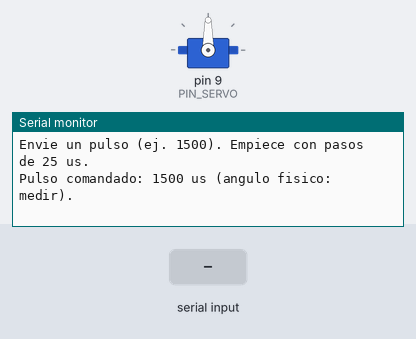
The sketch below on a simulated Arduino Uno, built with avr-gcc and run on an emulated ATmega328P. Parts: servo, the last lines printed to the serial monitor. Inputs (shaded band) come from the test bench.

Above: at 1.2 s.
1.3 s: "90,45\n" received over Serial
At 2.5 s:
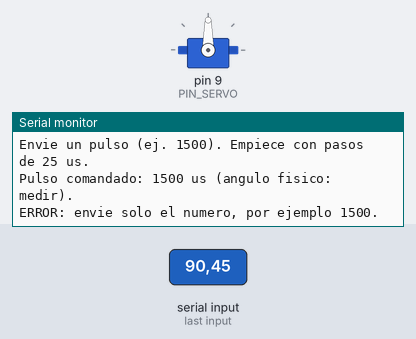
2.8 s: "5\n" received over Serial
At 3.9 s:
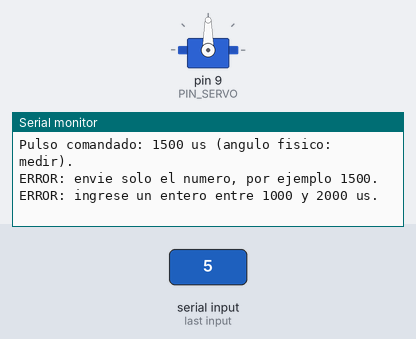

The sketch:

calibrar_servo.ino
```cpp
#include <Servo.h>
#include <stdlib.h>

Servo servo;
const byte PIN_SERVO = 9;
const int PULSO_MIN_US = 1000;
const int PULSO_CENTRO_US = 1500;
const int PULSO_MAX_US = 2000;

char entrada[16];
byte longitud = 0;
bool descartarLinea = false;

// Rechaza valores fuera del rango sin modificar la posicion comandada.
bool aplicarPulso(long pulsoUs) {
  if (pulsoUs < PULSO_MIN_US || pulsoUs > PULSO_MAX_US) {
    Serial.println(F("ERROR: ingrese un entero entre 1000 y 2000 us."));
    return false;
  }
  servo.writeMicroseconds((int)pulsoUs);
  Serial.print(F("Pulso comandado: "));
  Serial.print(pulsoUs);
  Serial.println(F(" us (angulo fisico: medir)."));
  return true;
}

void procesarEntrada() {
  // Solo digitos: evita aceptar comandos parciales o texto como un pulso.
  for (byte i = 0; i < longitud; ++i) {
    if (entrada[i] < '0' || entrada[i] > '9') {
      Serial.println(F("ERROR: envie solo el numero, por ejemplo 1500."));
      return;
    }
  }
  // Los pulsos admitidos tienen cuatro digitos; evita desbordar strtol.
  if (longitud != 4) {
    Serial.println(F("ERROR: ingrese un entero entre 1000 y 2000 us."));
    return;
  }
  entrada[longitud] = '\0';
  aplicarPulso(strtol(entrada, NULL, 10));
}

void leerPuertoSerie() {
  while (Serial.available() > 0) {
    const char c = Serial.read();
    if (c == '\n' || c == '\r') {
      if (descartarLinea) {
        Serial.println(F("ERROR: linea demasiado larga; vuelva a ingresar el pulso."));
      } else if (longitud > 0) {
        procesarEntrada();
      }
      longitud = 0;
      descartarLinea = false;
    } else if (!descartarLinea) {
      if (longitud < sizeof(entrada) - 1) {
        entrada[longitud++] = c;
      } else {
        descartarLinea = true;
      }
    }
  }
}

void setup() {
  Serial.begin(115200);
  // Precarga el centro antes de habilitar la salida.
  servo.writeMicroseconds(PULSO_CENTRO_US);
  servo.attach(PIN_SERVO, PULSO_MIN_US, PULSO_MAX_US);
  Serial.println(F("Calibracion: servo en pin 9, rango 1000-2000 us."));
  Serial.println(F("Monitor serie: 115200 baudios y Nueva linea o Ambos NL y CR."));
  Serial.println(F("Envie un pulso (ej. 1500). Empiece con pasos de 25 us."));
  aplicarPulso(PULSO_CENTRO_US);
}

void loop() {
  leerPuertoSerie();
}
```

Measured:
- after the input at 1.3 s, the serial monitor: prints a new line at once (image 1)
- after the input at 2.8 s, the serial monitor: prints a new line at once (image 2)
